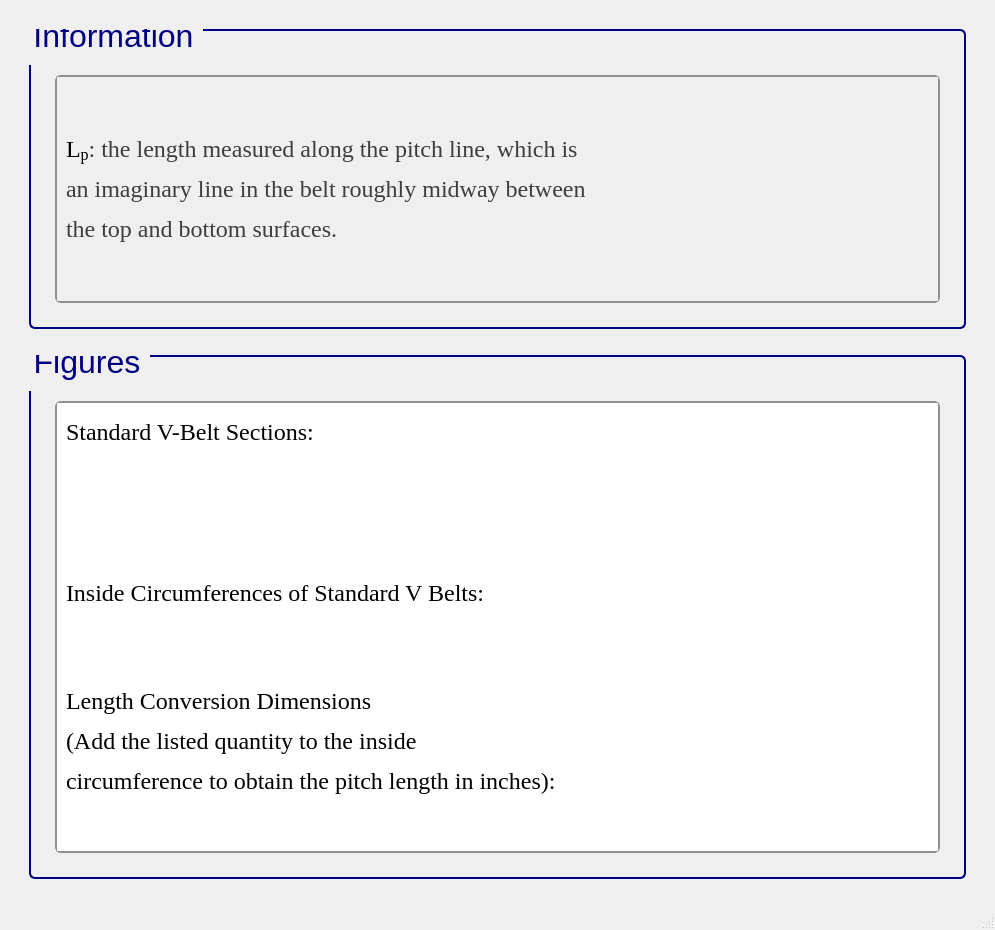
<?xml version="1.0" encoding="UTF-8"?>
<ui version="4.0">
 <class>MainWindow</class>
 <widget class="QMainWindow" name="MainWindow">
  <property name="geometry">
   <rect>
    <x>0</x>
    <y>0</y>
    <width>995</width>
    <height>930</height>
   </rect>
  </property>
  <property name="sizePolicy">
   <sizepolicy hsizetype="Minimum" vsizetype="Minimum">
    <horstretch>0</horstretch>
    <verstretch>0</verstretch>
   </sizepolicy>
  </property>
  <property name="minimumSize">
   <size>
    <width>900</width>
    <height>930</height>
   </size>
  </property>
  <property name="windowTitle">
   <string>MainWindow</string>
  </property>
  <widget class="QWidget" name="centralwidget">
   <layout class="QGridLayout" name="gridLayout">
    <item row="0" column="1">
     <spacer name="verticalSpacer_26">
      <property name="orientation">
       <enum>Qt::Vertical</enum>
      </property>
      <property name="sizeType">
       <enum>QSizePolicy::Fixed</enum>
      </property>
      <property name="sizeHint" stdset="0">
       <size>
        <width>20</width>
        <height>20</height>
       </size>
      </property>
     </spacer>
    </item>
    <item row="1" column="1">
     <widget class="QGroupBox" name="groupBox_125">
      <property name="sizePolicy">
       <sizepolicy hsizetype="Minimum" vsizetype="Minimum">
        <horstretch>0</horstretch>
        <verstretch>0</verstretch>
       </sizepolicy>
      </property>
      <property name="minimumSize">
       <size>
        <width>822</width>
        <height>300</height>
       </size>
      </property>
      <property name="font">
       <font>
        <family>Segoe UI</family>
        <pointsize>24</pointsize>
        <weight>50</weight>
        <italic>false</italic>
        <bold>false</bold>
       </font>
      </property>
      <property name="styleSheet">
       <string notr="true">QGroupBox {
    border: 2px solid navy;
    border-radius: 6px;
    background-color: qlineargradient(x1:0, y1:0, x2:0, y2:1,
                                      stop:0 #f6f7fa, stop:1 #dadbde);
    font: 24pt &quot;Segoe UI&quot;;
    padding: 5px; /* add padding inside the group box */
    color: black;
}
QGroupBox::title {
    subcontrol-origin: margin;
    subcontrol-position: top left;
    padding-left: 0px;
    padding-right: 5px;
    padding-top: 0px;
    margin-top: -22px;  /* shift title up */
    color: navy;
    font-weight: bold;
}
</string>
      </property>
      <property name="title">
       <string>Information</string>
      </property>
      <layout class="QGridLayout" name="gridLayout_255">
       <item row="1" column="2">
        <spacer name="verticalSpacer_36">
         <property name="orientation">
          <enum>Qt::Horizontal</enum>
         </property>
         <property name="sizeType">
          <enum>QSizePolicy::Fixed</enum>
         </property>
         <property name="sizeHint" stdset="0">
          <size>
           <width>10</width>
           <height>20</height>
          </size>
         </property>
        </spacer>
       </item>
       <item row="1" column="1">
        <widget class="QScrollArea" name="scrollArea_43">
         <property name="sizePolicy">
          <sizepolicy hsizetype="Minimum" vsizetype="Minimum">
           <horstretch>0</horstretch>
           <verstretch>0</verstretch>
          </sizepolicy>
         </property>
         <property name="font">
          <font>
           <pointsize>15</pointsize>
          </font>
         </property>
         <property name="styleSheet">
          <string notr="true">QScrollArea {
    background: qlineargradient(x1:0, y1:0, x2:0, y2:1,
                               stop:0 #f6f7fa, stop:1 #dadbde);
    border: 2px solid #8f8f91;
    border-radius: 6px;
}

QScrollArea QScrollBar:vertical, QScrollArea QScrollBar:horizontal {
    background: qlineargradient(x1:0, y1:0, x2:0, y2:1,
                               stop:0 #f6f7fa, stop:1 #dadbde);
    border: 2px solid #8f8f91;
    border-radius: 6px;
    width: 14px;
    height: 14px;
    margin: 2px 0 2px 0;
}

/* Completely remove the bottom button of the vertical scrollbar */
QScrollArea QScrollBar::add-line:vertical {
    height: 0px;
    width: 0px;
    border: none;
    background: none;
    margin: 0px;
    padding: 0px;
}

QScrollArea QScrollBar::handle:vertical, QScrollArea QScrollBar::handle:horizontal {
    background: qlineargradient(x1:0, y1:0, x2:0, y2:1,
                               stop:0 #8f8f91, stop:1 #6f6f71);
    min-height: 20px;
    border-radius: 6px;
    border: 1px solid #6f6f71;
}

QScrollArea QScrollBar::handle:vertical:hover, QScrollArea QScrollBar::handle:horizontal:hover {
    background: qlineargradient(x1:0, y1:0, x2:0, y2:1,
                               stop:0 #6f6f71, stop:1 #4f4f51);
    border: 1px solid #4f4f51;
}

QScrollArea QScrollBar::sub-line:vertical, QScrollArea QScrollBar::add-line:horizontal, QScrollArea QScrollBar::sub-line:horizontal {
    background: #8f8f91;
    border: none;
    border-radius: 3px;
    height: 14px;
    width: 14px;
    subcontrol-origin: margin;
}

QScrollArea QScrollBar::sub-line:vertical:hover, QScrollArea QScrollBar::add-line:horizontal:hover, QScrollArea QScrollBar::sub-line:horizontal:hover {
    background: #6f6f71;
}

QScrollArea QScrollBar::add-page:vertical, QScrollArea QScrollBar::sub-page:vertical,
QScrollArea QScrollBar::add-page:horizontal, QScrollArea QScrollBar::sub-page:horizontal {
    background: transparent;
}
</string>
         </property>
         <property name="verticalScrollBarPolicy">
          <enum>Qt::ScrollBarAsNeeded</enum>
         </property>
         <property name="horizontalScrollBarPolicy">
          <enum>Qt::ScrollBarAsNeeded</enum>
         </property>
         <property name="widgetResizable">
          <bool>true</bool>
         </property>
         <widget class="QWidget" name="scrollAreaWidgetContents_43">
          <property name="geometry">
           <rect>
            <x>0</x>
            <y>0</y>
            <width>851</width>
            <height>276</height>
           </rect>
          </property>
          <layout class="QGridLayout" name="gridLayout_3">
           <item row="0" column="0">
            <widget class="QLabel" name="label_3">
             <property name="font">
              <font>
               <family>Times New Roman</family>
               <pointsize>18</pointsize>
               <weight>50</weight>
               <bold>false</bold>
              </font>
             </property>
             <property name="cursor">
              <cursorShape>ArrowCursor</cursorShape>
             </property>
             <property name="frameShape">
              <enum>QFrame::NoFrame</enum>
             </property>
             <property name="text">
              <string>&lt;html&gt;&lt;head/&gt;&lt;body&gt;&lt;p&gt;&lt;span style=&quot; color:#000000;&quot;&gt;L&lt;/span&gt;&lt;span style=&quot; color:#000000; vertical-align:sub;&quot;&gt;p&lt;/span&gt;&lt;span style=&quot; color:#3d3d3d;&quot;&gt;: &lt;/span&gt;&lt;span style=&quot; color:#3d3d3d;&quot;&gt;the length measured along the pitch line, which is&lt;/span&gt;&lt;/p&gt;&lt;p&gt;&lt;span style=&quot; color:#3d3d3d;&quot;&gt;an imaginary line in the belt roughly midway between&lt;/span&gt;&lt;/p&gt;&lt;p&gt;&lt;span style=&quot; color:#3d3d3d;&quot;&gt;the top and bottom surfaces.&lt;/span&gt;&lt;/p&gt;&lt;/body&gt;&lt;/html&gt;</string>
             </property>
            </widget>
           </item>
          </layout>
         </widget>
        </widget>
       </item>
       <item row="2" column="1">
        <spacer name="verticalSpacer_37">
         <property name="orientation">
          <enum>Qt::Vertical</enum>
         </property>
         <property name="sizeType">
          <enum>QSizePolicy::Fixed</enum>
         </property>
         <property name="sizeHint" stdset="0">
          <size>
           <width>10</width>
           <height>10</height>
          </size>
         </property>
        </spacer>
       </item>
       <item row="1" column="0">
        <spacer name="verticalSpacer_34">
         <property name="orientation">
          <enum>Qt::Horizontal</enum>
         </property>
         <property name="sizeType">
          <enum>QSizePolicy::Fixed</enum>
         </property>
         <property name="sizeHint" stdset="0">
          <size>
           <width>10</width>
           <height>20</height>
          </size>
         </property>
        </spacer>
       </item>
       <item row="0" column="1">
        <spacer name="verticalSpacer_35">
         <property name="orientation">
          <enum>Qt::Vertical</enum>
         </property>
         <property name="sizeType">
          <enum>QSizePolicy::Fixed</enum>
         </property>
         <property name="sizeHint" stdset="0">
          <size>
           <width>20</width>
           <height>30</height>
          </size>
         </property>
        </spacer>
       </item>
      </layout>
     </widget>
    </item>
    <item row="2" column="1">
     <spacer name="verticalSpacer_23">
      <property name="orientation">
       <enum>Qt::Vertical</enum>
      </property>
      <property name="sizeType">
       <enum>QSizePolicy::Fixed</enum>
      </property>
      <property name="sizeHint" stdset="0">
       <size>
        <width>20</width>
        <height>20</height>
       </size>
      </property>
     </spacer>
    </item>
    <item row="3" column="0">
     <spacer name="verticalSpacer_25">
      <property name="orientation">
       <enum>Qt::Horizontal</enum>
      </property>
      <property name="sizeType">
       <enum>QSizePolicy::Fixed</enum>
      </property>
      <property name="sizeHint" stdset="0">
       <size>
        <width>20</width>
        <height>20</height>
       </size>
      </property>
     </spacer>
    </item>
    <item row="3" column="1">
     <widget class="QGroupBox" name="groupBox_42">
      <property name="sizePolicy">
       <sizepolicy hsizetype="Minimum" vsizetype="Minimum">
        <horstretch>0</horstretch>
        <verstretch>0</verstretch>
       </sizepolicy>
      </property>
      <property name="minimumSize">
       <size>
        <width>822</width>
        <height>350</height>
       </size>
      </property>
      <property name="font">
       <font>
        <family>Segoe UI</family>
        <pointsize>24</pointsize>
        <weight>50</weight>
        <italic>false</italic>
        <bold>false</bold>
       </font>
      </property>
      <property name="styleSheet">
       <string notr="true">/* GroupBox styling */
QGroupBox {
    border: 2px solid navy;
    border-radius: 6px;
    background-color: qlineargradient(x1:0, y1:0, x2:0, y2:1,
    stop:0 #f6f7fa, stop:1 #dadbde);
    font: 24pt &quot;Segoe UI&quot;;
    padding: 5px;
    color: black;
}

/* GroupBox title styling */
QGroupBox::title {
    subcontrol-origin: margin;
    subcontrol-position: top left;
    padding-left: 0px;
    padding-right: 5px;
    padding-top: 0px;
    margin-top: -22px;
    color: navy;
    font-weight: bold;
}

/* Make QScrollArea (only within GroupBox) have a white background with correct border */
QGroupBox QScrollArea {
    background-color: white !important;
    border: 2px solid #8f8f91;
    border-radius: 6px;
}

/* Make QScrollArea's viewport white as well */
QGroupBox QScrollArea QWidget {
    background-color: white !important;
}

/* Scrollbar styling inside QScrollArea in QGroupBox */
QGroupBox QScrollArea QScrollBar:vertical, QGroupBox QScrollArea QScrollBar:horizontal {
    background: qlineargradient(x1:0, y1:0, x2:0, y2:1,
    stop:0 #f6f7fa, stop:1 #dadbde);
    border: 2px solid #8f8f91;
    border-radius: 6px;
    width: 14px;
    height: 14px;
    margin: 2px 0 2px 0;
}

/* Remove bottom button of vertical scrollbar */
QGroupBox QScrollArea QScrollBar::add-line:vertical {
    height: 0px;
    width: 0px;
    border: none;
    background: none;
    margin: 0px;
    padding: 0px;
}

/* Scrollbar handle */
QGroupBox QScrollArea QScrollBar::handle:vertical, QGroupBox QScrollArea QScrollBar::handle:horizontal {
    background: qlineargradient(x1:0, y1:0, x2:0, y2:1,
    stop:0 #8f8f91, stop:1 #6f6f71);
    min-height: 20px;
    border-radius: 6px;
    border: 1px solid #6f6f71;
}

QGroupBox QScrollArea QScrollBar::handle:vertical:hover, QGroupBox QScrollArea QScrollBar::handle:horizontal:hover {
    background: qlineargradient(x1:0, y1:0, x2:0, y2:1,
    stop:0 #6f6f71, stop:1 #4f4f51);
    border: 1px solid #4f4f51;
}

/* Scrollbar sub-line buttons */
QGroupBox QScrollArea QScrollBar::sub-line:vertical, QGroupBox QScrollArea QScrollBar::add-line:horizontal, QGroupBox QScrollArea QScrollBar::sub-line:horizontal {
    background: #8f8f91;
    border: none;
    border-radius: 3px;
    height: 14px;
    width: 14px;
    subcontrol-origin: margin;
}

QGroupBox QScrollArea QScrollBar::sub-line:vertical:hover, QGroupBox QScrollArea QScrollBar::add-line:horizontal:hover, QGroupBox QScrollArea QScrollBar::sub-line:horizontal:hover {
    background: #6f6f71;
}

/* Transparent page areas */
QGroupBox QScrollArea QScrollBar::add-page:vertical, QGroupBox QScrollArea QScrollBar::sub-page:vertical,
QGroupBox QScrollArea QScrollBar::add-page:horizontal, QGroupBox QScrollArea QScrollBar::sub-page:horizontal {
    background: transparent;
}
</string>
      </property>
      <property name="title">
       <string>Figures</string>
      </property>
      <layout class="QGridLayout" name="gridLayout_2">
       <item row="0" column="1">
        <spacer name="verticalSpacer_41">
         <property name="orientation">
          <enum>Qt::Vertical</enum>
         </property>
         <property name="sizeType">
          <enum>QSizePolicy::Fixed</enum>
         </property>
         <property name="sizeHint" stdset="0">
          <size>
           <width>20</width>
           <height>30</height>
          </size>
         </property>
        </spacer>
       </item>
       <item row="1" column="0">
        <spacer name="verticalSpacer_39">
         <property name="orientation">
          <enum>Qt::Horizontal</enum>
         </property>
         <property name="sizeType">
          <enum>QSizePolicy::Fixed</enum>
         </property>
         <property name="sizeHint" stdset="0">
          <size>
           <width>10</width>
           <height>20</height>
          </size>
         </property>
        </spacer>
       </item>
       <item row="1" column="1">
        <widget class="QScrollArea" name="scrollArea_3">
         <property name="styleSheet">
          <string notr="true">/* GroupBox styling */
QGroupBox {
    border: 2px solid navy;
    border-radius: 6px;
    background-color: qlineargradient(x1:0, y1:0, x2:0, y2:1,
    stop:0 #f6f7fa, stop:1 #dadbde);
    font: 20pt &quot;Segoe UI&quot;;
    padding: 5px;
    color: black;
}

/* GroupBox title styling */
QGroupBox::title {
    subcontrol-origin: margin;
    subcontrol-position: top left;
    padding-left: 0px;
    padding-right: 5px;
    padding-top: 0px;
    margin-top: -20px;
    color: navy;
    font-weight: bold;
}

/* Make QScrollArea (only within GroupBox) have a white background with correct border */
QGroupBox QScrollArea {
    background-color: white !important;
    border: 2px solid #8f8f91;
    border-radius: 6px;
}

/* Make QScrollArea's viewport white as well */
QGroupBox QScrollArea QWidget {
    background-color: white !important;
}

/* Scrollbar styling inside QScrollArea in QGroupBox */
QGroupBox QScrollArea QScrollBar:vertical, QGroupBox QScrollArea QScrollBar:horizontal {
    background: qlineargradient(x1:0, y1:0, x2:0, y2:1,
    stop:0 #f6f7fa, stop:1 #dadbde);
    border: 2px solid #8f8f91;
    border-radius: 6px;
    width: 14px;
    height: 14px;
    margin: 2px 0 2px 0;
}

/* Remove bottom button of vertical scrollbar */
QGroupBox QScrollArea QScrollBar::add-line:vertical {
    height: 0px;
    width: 0px;
    border: none;
    background: none;
    margin: 0px;
    padding: 0px;
}

/* Scrollbar handle */
QGroupBox QScrollArea QScrollBar::handle:vertical, QGroupBox QScrollArea QScrollBar::handle:horizontal {
    background: qlineargradient(x1:0, y1:0, x2:0, y2:1,
    stop:0 #8f8f91, stop:1 #6f6f71);
    min-height: 20px;
    border-radius: 6px;
    border: 1px solid #6f6f71;
}

QGroupBox QScrollArea QScrollBar::handle:vertical:hover, QGroupBox QScrollArea QScrollBar::handle:horizontal:hover {
    background: qlineargradient(x1:0, y1:0, x2:0, y2:1,
    stop:0 #6f6f71, stop:1 #4f4f51);
    border: 1px solid #4f4f51;
}

/* Scrollbar sub-line buttons */
QGroupBox QScrollArea QScrollBar::sub-line:vertical, QGroupBox QScrollArea QScrollBar::add-line:horizontal, QGroupBox QScrollArea QScrollBar::sub-line:horizontal {
    background: #8f8f91;
    border: none;
    border-radius: 3px;
    height: 14px;
    width: 14px;
    subcontrol-origin: margin;
}

QGroupBox QScrollArea QScrollBar::sub-line:vertical:hover, QGroupBox QScrollArea QScrollBar::add-line:horizontal:hover, QGroupBox QScrollArea QScrollBar::sub-line:horizontal:hover {
    background: #6f6f71;
}

/* Transparent page areas */
QGroupBox QScrollArea QScrollBar::add-page:vertical, QGroupBox QScrollArea QScrollBar::sub-page:vertical,
QGroupBox QScrollArea QScrollBar::add-page:horizontal, QGroupBox QScrollArea QScrollBar::sub-page:horizontal {
    background: transparent;
}
</string>
         </property>
         <property name="widgetResizable">
          <bool>true</bool>
         </property>
         <widget class="QWidget" name="scrollAreaWidgetContents_3">
          <property name="geometry">
           <rect>
            <x>0</x>
            <y>0</y>
            <width>1191</width>
            <height>1534</height>
           </rect>
          </property>
          <layout class="QGridLayout" name="gridLayout_4">
           <item row="3" column="0">
            <spacer name="verticalSpacer_24">
             <property name="orientation">
              <enum>Qt::Vertical</enum>
             </property>
             <property name="sizeType">
              <enum>QSizePolicy::Fixed</enum>
             </property>
             <property name="sizeHint" stdset="0">
              <size>
               <width>20</width>
               <height>20</height>
              </size>
             </property>
            </spacer>
           </item>
           <item row="1" column="0">
            <widget class="QLabel" name="label_6">
             <property name="font">
              <font>
               <family>Times New Roman</family>
               <pointsize>18</pointsize>
               <weight>50</weight>
               <bold>false</bold>
              </font>
             </property>
             <property name="cursor">
              <cursorShape>ArrowCursor</cursorShape>
             </property>
             <property name="frameShape">
              <enum>QFrame::NoFrame</enum>
             </property>
             <property name="text">
              <string>&lt;html&gt;&lt;head/&gt;&lt;body&gt;&lt;p&gt;&lt;img src=&quot;:/info/info/vbelt section.png&quot;/&gt;&lt;/p&gt;&lt;/body&gt;&lt;/html&gt;</string>
             </property>
            </widget>
           </item>
           <item row="0" column="0">
            <widget class="QLabel" name="label_5">
             <property name="font">
              <font>
               <family>Times New Roman</family>
               <pointsize>18</pointsize>
               <weight>50</weight>
               <bold>false</bold>
              </font>
             </property>
             <property name="cursor">
              <cursorShape>ArrowCursor</cursorShape>
             </property>
             <property name="frameShape">
              <enum>QFrame::NoFrame</enum>
             </property>
             <property name="text">
              <string>&lt;html&gt;&lt;head/&gt;&lt;body&gt;&lt;p&gt;Standard V-Belt Sections:&lt;/p&gt;&lt;/body&gt;&lt;/html&gt;</string>
             </property>
            </widget>
           </item>
           <item row="7" column="0">
            <widget class="QLabel" name="label_10">
             <property name="font">
              <font>
               <family>Times New Roman</family>
               <pointsize>18</pointsize>
               <weight>50</weight>
               <bold>false</bold>
              </font>
             </property>
             <property name="cursor">
              <cursorShape>ArrowCursor</cursorShape>
             </property>
             <property name="frameShape">
              <enum>QFrame::NoFrame</enum>
             </property>
             <property name="text">
              <string>&lt;html&gt;&lt;head/&gt;&lt;body&gt;&lt;p&gt;Length Conversion Dimensions &lt;/p&gt;&lt;p&gt;(Add the listed quantity to the inside&lt;/p&gt;&lt;p&gt;circumference to obtain the pitch length in inches):&lt;/p&gt;&lt;/body&gt;&lt;/html&gt;</string>
             </property>
            </widget>
           </item>
           <item row="2" column="0">
            <widget class="QLabel" name="label_7">
             <property name="font">
              <font>
               <family>Times New Roman</family>
               <pointsize>18</pointsize>
               <weight>50</weight>
               <bold>false</bold>
              </font>
             </property>
             <property name="cursor">
              <cursorShape>ArrowCursor</cursorShape>
             </property>
             <property name="frameShape">
              <enum>QFrame::NoFrame</enum>
             </property>
             <property name="text">
              <string>&lt;html&gt;&lt;head/&gt;&lt;body&gt;&lt;p&gt;&lt;img src=&quot;:/info/info/v belt section.png&quot;/&gt;&lt;/p&gt;&lt;/body&gt;&lt;/html&gt;</string>
             </property>
            </widget>
           </item>
           <item row="4" column="0">
            <widget class="QLabel" name="label_8">
             <property name="font">
              <font>
               <family>Times New Roman</family>
               <pointsize>18</pointsize>
               <weight>50</weight>
               <bold>false</bold>
              </font>
             </property>
             <property name="cursor">
              <cursorShape>ArrowCursor</cursorShape>
             </property>
             <property name="frameShape">
              <enum>QFrame::NoFrame</enum>
             </property>
             <property name="text">
              <string>&lt;html&gt;&lt;head/&gt;&lt;body&gt;&lt;p&gt;Inside Circumferences of Standard V Belts:&lt;/p&gt;&lt;/body&gt;&lt;/html&gt;</string>
             </property>
            </widget>
           </item>
           <item row="8" column="0">
            <widget class="QLabel" name="label_4">
             <property name="font">
              <font>
               <family>Times New Roman</family>
               <pointsize>18</pointsize>
               <weight>50</weight>
               <bold>false</bold>
              </font>
             </property>
             <property name="cursor">
              <cursorShape>ArrowCursor</cursorShape>
             </property>
             <property name="frameShape">
              <enum>QFrame::NoFrame</enum>
             </property>
             <property name="text">
              <string>&lt;html&gt;&lt;head/&gt;&lt;body&gt;&lt;p&gt;&lt;img src=&quot;:/info/info/vnelt pitch.png&quot;/&gt;&lt;/p&gt;&lt;/body&gt;&lt;/html&gt;</string>
             </property>
            </widget>
           </item>
           <item row="5" column="0">
            <widget class="QLabel" name="label_9">
             <property name="font">
              <font>
               <family>Times New Roman</family>
               <pointsize>18</pointsize>
               <weight>50</weight>
               <bold>false</bold>
              </font>
             </property>
             <property name="cursor">
              <cursorShape>ArrowCursor</cursorShape>
             </property>
             <property name="frameShape">
              <enum>QFrame::NoFrame</enum>
             </property>
             <property name="text">
              <string>&lt;html&gt;&lt;head/&gt;&lt;body&gt;&lt;p&gt;&lt;img src=&quot;:/info/info/vbelt circumference.png&quot;/&gt;&lt;/p&gt;&lt;/body&gt;&lt;/html&gt;</string>
             </property>
            </widget>
           </item>
           <item row="6" column="0">
            <spacer name="verticalSpacer_29">
             <property name="orientation">
              <enum>Qt::Vertical</enum>
             </property>
             <property name="sizeType">
              <enum>QSizePolicy::Fixed</enum>
             </property>
             <property name="sizeHint" stdset="0">
              <size>
               <width>20</width>
               <height>20</height>
              </size>
             </property>
            </spacer>
           </item>
          </layout>
         </widget>
        </widget>
       </item>
       <item row="1" column="2">
        <spacer name="verticalSpacer_40">
         <property name="orientation">
          <enum>Qt::Horizontal</enum>
         </property>
         <property name="sizeType">
          <enum>QSizePolicy::Fixed</enum>
         </property>
         <property name="sizeHint" stdset="0">
          <size>
           <width>10</width>
           <height>20</height>
          </size>
         </property>
        </spacer>
       </item>
       <item row="2" column="1">
        <spacer name="verticalSpacer_38">
         <property name="orientation">
          <enum>Qt::Vertical</enum>
         </property>
         <property name="sizeType">
          <enum>QSizePolicy::Fixed</enum>
         </property>
         <property name="sizeHint" stdset="0">
          <size>
           <width>10</width>
           <height>10</height>
          </size>
         </property>
        </spacer>
       </item>
      </layout>
     </widget>
    </item>
    <item row="3" column="2">
     <spacer name="verticalSpacer_28">
      <property name="orientation">
       <enum>Qt::Horizontal</enum>
      </property>
      <property name="sizeType">
       <enum>QSizePolicy::Fixed</enum>
      </property>
      <property name="sizeHint" stdset="0">
       <size>
        <width>20</width>
        <height>20</height>
       </size>
      </property>
     </spacer>
    </item>
    <item row="4" column="1">
     <spacer name="verticalSpacer_27">
      <property name="orientation">
       <enum>Qt::Vertical</enum>
      </property>
      <property name="sizeType">
       <enum>QSizePolicy::Fixed</enum>
      </property>
      <property name="sizeHint" stdset="0">
       <size>
        <width>20</width>
        <height>20</height>
       </size>
      </property>
     </spacer>
    </item>
   </layout>
  </widget>
  <widget class="QMenuBar" name="menubar">
   <property name="geometry">
    <rect>
     <x>0</x>
     <y>0</y>
     <width>995</width>
     <height>26</height>
    </rect>
   </property>
  </widget>
  <widget class="QStatusBar" name="statusbar"/>
 </widget>
 <resources>
  <include location="../QtRes/information.qrc"/>
 </resources>
 <connections/>
</ui>
